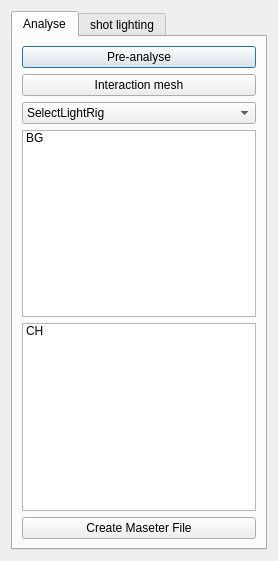
<?xml version="1.0" encoding="UTF-8"?>
<ui version="4.0">
 <class>Dialog</class>
 <widget class="QDialog" name="Dialog">
  <property name="geometry">
   <rect>
    <x>0</x>
    <y>0</y>
    <width>278</width>
    <height>561</height>
   </rect>
  </property>
  <property name="windowTitle">
   <string>Lightig Tool</string>
  </property>
  <layout class="QHBoxLayout" name="horizontalLayout_2">
   <item>
    <widget class="QTabWidget" name="tabWidget">
     <property name="currentIndex">
      <number>0</number>
     </property>
     <widget class="QWidget" name="tab">
      <attribute name="title">
       <string>Analyse</string>
      </attribute>
      <layout class="QVBoxLayout" name="verticalLayout">
       <item>
        <widget class="QPushButton" name="Pre_analyse">
         <property name="text">
          <string>Pre-analyse</string>
         </property>
        </widget>
       </item>
       <item>
        <widget class="QPushButton" name="int_mesh">
         <property name="text">
          <string>Interaction mesh</string>
         </property>
        </widget>
       </item>
       <item>
        <widget class="QComboBox" name="light_rig">
         <item>
          <property name="text">
           <string>SelectLightRig</string>
          </property>
         </item>
        </widget>
       </item>
       <item>
        <widget class="QListWidget" name="bg_list">
         <property name="dragEnabled">
          <bool>true</bool>
         </property>
         <property name="dragDropMode">
          <enum>QAbstractItemView::DragDrop</enum>
         </property>
         <property name="alternatingRowColors">
          <bool>true</bool>
         </property>
         <property name="sortingEnabled">
          <bool>true</bool>
         </property>
         <item>
          <property name="text">
           <string>BG</string>
          </property>
         </item>
        </widget>
       </item>
       <item>
        <widget class="QListWidget" name="CH_list">
         <item>
          <property name="text">
           <string>CH</string>
          </property>
         </item>
        </widget>
       </item>
       <item>
        <widget class="QPushButton" name="create_master">
         <property name="text">
          <string>Create Maseter File</string>
         </property>
        </widget>
       </item>
      </layout>
     </widget>
     <widget class="QWidget" name="tab_2">
      <attribute name="title">
       <string>shot lighting</string>
      </attribute>
      <layout class="QVBoxLayout" name="verticalLayout_6">
       <item>
        <layout class="QHBoxLayout" name="horizontalLayout">
         <item>
          <layout class="QVBoxLayout" name="verticalLayout_2">
           <item>
            <widget class="QPushButton" name="BG_BTY">
             <property name="text">
              <string>BG_BTY</string>
             </property>
            </widget>
           </item>
           <item>
            <widget class="QPushButton" name="BG_UTILITY">
             <property name="text">
              <string>BG_UTILITY</string>
             </property>
            </widget>
           </item>
          </layout>
         </item>
         <item>
          <layout class="QVBoxLayout" name="verticalLayout_5">
           <item>
            <widget class="QPushButton" name="CH_BTY">
             <property name="text">
              <string>CH_BTY</string>
             </property>
            </widget>
           </item>
           <item>
            <widget class="QPushButton" name="CH_UTILITY">
             <property name="text">
              <string>CH_UTILITY</string>
             </property>
            </widget>
           </item>
          </layout>
         </item>
        </layout>
       </item>
      </layout>
     </widget>
    </widget>
   </item>
  </layout>
 </widget>
 <resources/>
 <connections/>
</ui>
